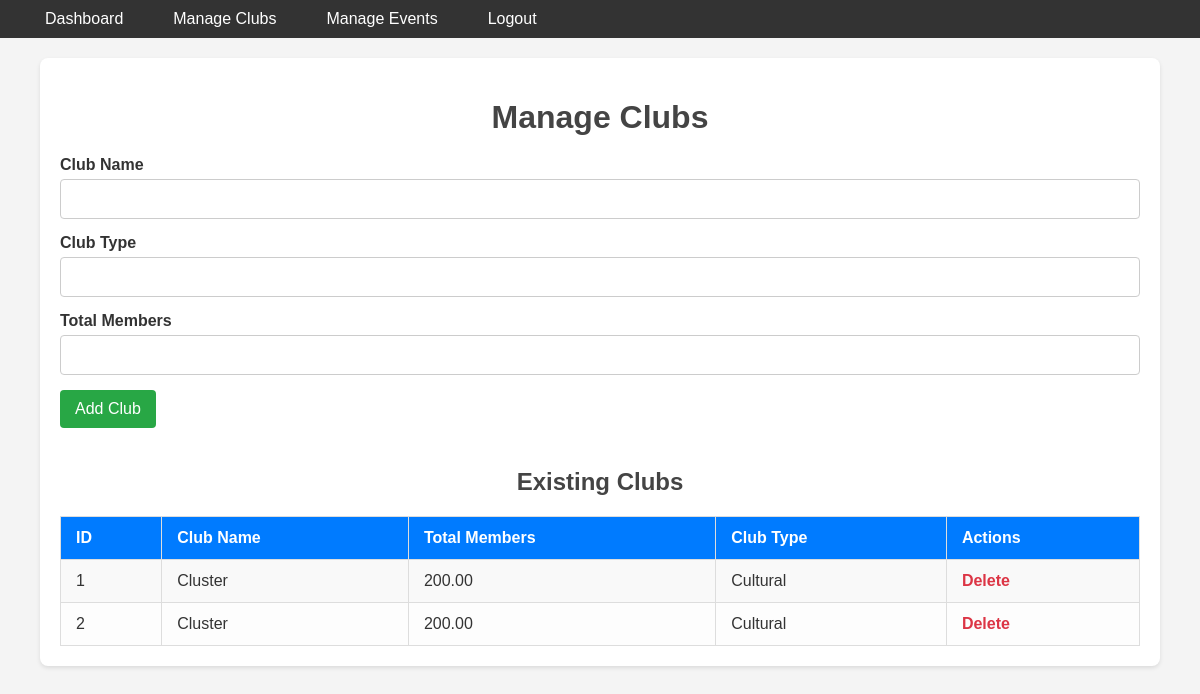
/admin/add_clubs.php (signed in), run on the app's committed database.
### tables this page shows
CREATE TABLE `clubs` (
  `club_id` int(11) NOT NULL,
  `name` varchar(100) NOT NULL,
  `total_member` decimal(10,2) DEFAULT NULL,
  `club_type` varchar(50) NOT NULL
);

### admin/add_clubs.php (the view, shortened to what this page needs)
<?php
include('../includes/header_admin.php');
include('../includes/dbconnect.php');
$clubs = [];
$result = $conn->query("SELECT * FROM clubs");
if ($result->num_rows > 0) {
    while ($row = $result->fetch_assoc()) {
        $clubs[] = $row;
    }
}
?>
<!DOCTYPE html>
<html lang="en">
<head>
    <link rel="stylesheet" href="../assets/css/add_club.css">
</head>
<body>
    <div class="container">
        <h1>Manage Clubs</h1>
        <form action="" method="POST">
            <div class="form-group">
                <label for="club_name">Club Name</label>
                <input type="text" id="club_name" name="club_name" required>
            </div>
            <div class="form-group">
                <label for="club_type">Club Type</label>
                <input type="text" id="club_type" name="club_type" required>
            </div>
            <div class="form-group">
                <label for="total_member">Total Members</label>
                <input type="number" id="total_member" name="total_member" min="1" required>
            </div>
            <button type="submit" class="btn">Add Club</button>
        </form>
        <h2>Existing Clubs</h2>
        <table>
            <thead>
                <tr>
                    <th>ID</th>
                    <th>Club Name</th>
                    <th>Total Members</th>
                    <th>Club Type</th>
                    <th>Actions</th>
                </tr>
            </thead>
            <tbody>
                <?php if (!empty($clubs)): ?>
                    <?php foreach ($clubs as $club): ?>
                        <tr>
                            <td><?php echo $club['club_id']; ?></td>
                            <td><?php echo htmlspecialchars($club['name']); ?></td>
                            <td><?php echo $club['total_member']; ?></td>
                            <td><?php echo htmlspecialchars($club['club_type']); ?></td>
                            <td>
                                <a href="delete_club.php?id=<?php echo $club['club_id']; ?>" class="delete-btn">Delete</a>
                            </td>
                        </tr>
                    <?php endforeach; ?>
                <?php else: ?>
                    <tr>
                        <td colspan="5">No clubs found.</td>
                    </tr>
                <?php endif; ?>
            </tbody>
        </table>
    </div>
</body>
</html>

### assets/css/style.css (style rules this page uses)
body, ul, li, a { margin: 0; padding: 0; list-style: none; text-decoration: none; }

### assets/css/add_club.css (style rules this page uses)
body { font-family: Arial, sans-serif; margin: 0; padding: 0; background-color: #f4f4f4; color: #333; }
.container { width: 90%; max-width: 1200px; margin: 20px auto; background: #fff; padding: 20px; border-radius: 8px; box-shadow: 0 2px 4px rgba(0, 0, 0, 0.1); }
h1, h2 { color: #444; margin-bottom: 20px; text-align: center; }
form { margin-bottom: 40px; }
.form-group { margin-bottom: 15px; }
label { display: block; font-weight: bold; margin-bottom: 5px; }
input[type="text"], input[type="number"] { width: 100%; padding: 10px; font-size: 16px; border: 1px solid #ccc; border-radius: 4px; box-sizing: border-box; }
button[type="submit"] { background-color: #28a745; color: #fff; padding: 10px 15px; font-size: 16px; border: none; border-radius: 4px; cursor: pointer; }
table { width: 100%; border-collapse: collapse; margin-top: 20px; }
thead tr { background-color: #007bff; color: #fff; }
th, td { text-align: left; padding: 12px 15px; border: 1px solid #ddd; }
tbody tr:nth-child(odd) { background-color: #f9f9f9; }
tbody tr:nth-child(even) { background-color: #fdfdfd; }
.delete-btn { color: #dc3545; text-decoration: none; font-weight: bold; }

### data on the page
clubs: club_id "1", name "Cluster", total_member "200.00", club_type "Cultural"
clubs: club_id "2", name "Cluster", total_member "200.00", club_type "Cultural"

### other printed values
$name "Dashboard"
$name "Manage Clubs"
$name "Manage Events"
$name "Logout"
